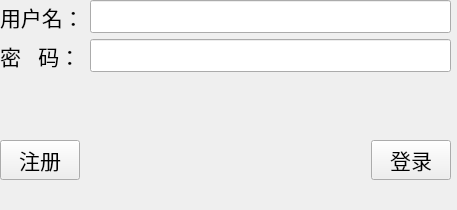
<?xml version="1.0" encoding="UTF-8"?>
<ui version="4.0">
 <class>Client</class>
 <widget class="QWidget" name="Client">
  <property name="geometry">
   <rect>
    <x>0</x>
    <y>0</y>
    <width>457</width>
    <height>210</height>
   </rect>
  </property>
  <property name="windowTitle">
   <string>登录界面</string>
  </property>
  <widget class="QWidget" name="layoutWidget">
   <property name="geometry">
    <rect>
     <x>0</x>
     <y>0</y>
     <width>451</width>
     <height>101</height>
    </rect>
   </property>
   <layout class="QFormLayout" name="formLayout">
    <item row="0" column="0">
     <widget class="QLabel" name="label">
      <property name="font">
       <font>
        <family>Arial</family>
        <pointsize>16</pointsize>
       </font>
      </property>
      <property name="text">
       <string>用户名：</string>
      </property>
     </widget>
    </item>
    <item row="0" column="1">
     <widget class="QLineEdit" name="name_LE">
      <property name="font">
       <font>
        <family>Arial</family>
        <pointsize>16</pointsize>
       </font>
      </property>
     </widget>
    </item>
    <item row="1" column="0">
     <widget class="QLabel" name="label_2">
      <property name="font">
       <font>
        <family>Arial</family>
        <pointsize>16</pointsize>
       </font>
      </property>
      <property name="text">
       <string>密   码：</string>
      </property>
     </widget>
    </item>
    <item row="1" column="1">
     <widget class="QLineEdit" name="pwd_LE">
      <property name="font">
       <font>
        <family>Arial</family>
        <pointsize>16</pointsize>
       </font>
      </property>
      <property name="echoMode">
       <enum>QLineEdit::Password</enum>
      </property>
     </widget>
    </item>
   </layout>
  </widget>
  <widget class="QWidget" name="layoutWidget">
   <property name="geometry">
    <rect>
     <x>0</x>
     <y>120</y>
     <width>451</width>
     <height>81</height>
    </rect>
   </property>
   <layout class="QHBoxLayout" name="horizontalLayout">
    <item>
     <widget class="QPushButton" name="regist_PB">
      <property name="font">
       <font>
        <family>Arial</family>
        <pointsize>16</pointsize>
       </font>
      </property>
      <property name="text">
       <string>注册</string>
      </property>
     </widget>
    </item>
    <item>
     <spacer name="horizontalSpacer">
      <property name="orientation">
       <enum>Qt::Horizontal</enum>
      </property>
      <property name="sizeHint" stdset="0">
       <size>
        <width>40</width>
        <height>20</height>
       </size>
      </property>
     </spacer>
    </item>
    <item>
     <widget class="QPushButton" name="login_PB_">
      <property name="font">
       <font>
        <family>Arial</family>
        <pointsize>16</pointsize>
       </font>
      </property>
      <property name="text">
       <string>登录</string>
      </property>
     </widget>
    </item>
   </layout>
  </widget>
 </widget>
 <resources/>
 <connections/>
</ui>
